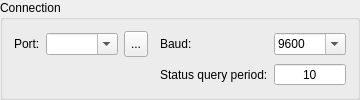
         <widget class="QGroupBox" name="grpConnection">
          <property name="title">
           <string>Connection</string>
          </property>
          <layout class="QVBoxLayout" name="verticalLayout">
           <item>
            <layout class="QGridLayout" name="gridLayout_8" columnstretch="0,1,0,0,1">
             <item row="0" column="3">
              <widget class="QLabel" name="label_2">
               <property name="text">
                <string>Baud:</string>
               </property>
              </widget>
             </item>
             <item row="0" column="0">
              <widget class="QLabel" name="label">
               <property name="text">
                <string>Port:</string>
               </property>
              </widget>
             </item>
             <item row="0" column="4">
              <widget class="QComboBox" name="cboBaud">
               <property name="editable">
                <bool>true</bool>
               </property>
               <property name="currentText">
                <string>9600</string>
               </property>
               <item>
                <property name="text">
                 <string>9600</string>
                </property>
               </item>
               <item>
                <property name="text">
                 <string>14400</string>
                </property>
               </item>
               <item>
                <property name="text">
                 <string>19200</string>
                </property>
               </item>
               <item>
                <property name="text">
                 <string>38400</string>
                </property>
               </item>
               <item>
                <property name="text">
                 <string>57600</string>
                </property>
               </item>
               <item>
                <property name="text">
                 <string>115200</string>
                </property>
               </item>
              </widget>
             </item>
             <item row="0" column="1">
              <layout class="QHBoxLayout" name="horizontalLayout_3" stretch="1,0">
               <item>
                <widget class="QComboBox" name="cboPort">
                 <property name="editable">
                  <bool>true</bool>
                 </property>
                </widget>
               </item>
               <item>
                <widget class="QToolButton" name="cmdRefresh">
                 <property name="sizePolicy">
                  <sizepolicy hsizetype="Fixed" vsizetype="Expanding">
                   <horstretch>0</horstretch>
                   <verstretch>0</verstretch>
                  </sizepolicy>
                 </property>
                 <property name="styleSheet">
                  <string notr="true">padding: 0 1 0 2;</string>
                 </property>
                 <property name="text">
                  <string>...</string>
                 </property>
                 <property name="icon">
                  <iconset resource="images.qrc">
                   <normaloff>:/images/restart.png</normaloff>:/images/restart.png</iconset>
                 </property>
                </widget>
               </item>
              </layout>
             </item>
             <item row="0" column="2">
              <spacer name="horizontalSpacer_7">
               <property name="orientation">
                <enum>Qt::Horizontal</enum>
               </property>
               <property name="sizeType">
                <enum>QSizePolicy::Fixed</enum>
               </property>
               <property name="sizeHint" stdset="0">
                <size>
                 <width>6</width>
                 <height>20</height>
                </size>
               </property>
              </spacer>
             </item>
             <item row="1" column="3">
              <widget class="QLabel" name="label_11">
               <property name="text">
                <string>Status query period:</string>
               </property>
               <property name="wordWrap">
                <bool>true</bool>
               </property>
              </widget>
             </item>
             <item row="1" column="4">
              <widget class="QSpinBox" name="txtQueryStateTime">
               <property name="font">
                <font>
                 <pointsize>9</pointsize>
                </font>
               </property>
               <property name="alignment">
                <set>Qt::AlignCenter</set>
               </property>
               <property name="buttonSymbols">
                <enum>QAbstractSpinBox::NoButtons</enum>
               </property>
               <property name="minimum">
                <number>10</number>
               </property>
               <property name="maximum">
                <number>9999</number>
               </property>
              </widget>
             </item>
            </layout>
           </item>
          </layout>
         </widget>
